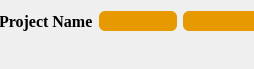
        <widget class="QWidget" name="scrollAreaWidgetContents">
         <property name="geometry">
          <rect>
           <x>0</x>
           <y>0</y>
           <width>254</width>
           <height>69</height>
          </rect>
         </property>
         <widget class="QWidget" name="horizontalLayoutWidget">
          <property name="geometry">
           <rect>
            <x>-1</x>
            <y>-1</y>
            <width>261</width>
            <height>45</height>
           </rect>
          </property>
          <layout class="QHBoxLayout" name="horizontalLayout">
           <item>
            <widget class="QLabel" name="ProjectName">
             <property name="palette">
              <palette>
               <active>
                <colorrole role="WindowText">
                 <brush brushstyle="SolidPattern">
                  <color alpha="255">
                   <red>0</red>
                   <green>0</green>
                   <blue>0</blue>
                  </color>
                 </brush>
                </colorrole>
                <colorrole role="Button">
                 <brush brushstyle="SolidPattern">
                  <color alpha="255">
                   <red>230</red>
                   <green>153</green>
                   <blue>0</blue>
                  </color>
                 </brush>
                </colorrole>
                <colorrole role="Text">
                 <brush brushstyle="SolidPattern">
                  <color alpha="255">
                   <red>0</red>
                   <green>0</green>
                   <blue>0</blue>
                  </color>
                 </brush>
                </colorrole>
                <colorrole role="ButtonText">
                 <brush brushstyle="SolidPattern">
                  <color alpha="255">
                   <red>0</red>
                   <green>0</green>
                   <blue>0</blue>
                  </color>
                 </brush>
                </colorrole>
                <colorrole role="Base">
                 <brush brushstyle="SolidPattern">
                  <color alpha="255">
                   <red>230</red>
                   <green>153</green>
                   <blue>0</blue>
                  </color>
                 </brush>
                </colorrole>
                <colorrole role="Window">
                 <brush brushstyle="SolidPattern">
                  <color alpha="255">
                   <red>230</red>
                   <green>153</green>
                   <blue>0</blue>
                  </color>
                 </brush>
                </colorrole>
               </active>
               <inactive>
                <colorrole role="WindowText">
                 <brush brushstyle="SolidPattern">
                  <color alpha="255">
                   <red>0</red>
                   <green>0</green>
                   <blue>0</blue>
                  </color>
                 </brush>
                </colorrole>
                <colorrole role="Button">
                 <brush brushstyle="SolidPattern">
                  <color alpha="255">
                   <red>230</red>
                   <green>153</green>
                   <blue>0</blue>
                  </color>
                 </brush>
                </colorrole>
                <colorrole role="Text">
                 <brush brushstyle="SolidPattern">
                  <color alpha="255">
                   <red>0</red>
                   <green>0</green>
                   <blue>0</blue>
                  </color>
                 </brush>
                </colorrole>
                <colorrole role="ButtonText">
                 <brush brushstyle="SolidPattern">
                  <color alpha="255">
                   <red>0</red>
                   <green>0</green>
                   <blue>0</blue>
                  </color>
                 </brush>
                </colorrole>
                <colorrole role="Base">
                 <brush brushstyle="SolidPattern">
                  <color alpha="255">
                   <red>230</red>
                   <green>153</green>
                   <blue>0</blue>
                  </color>
                 </brush>
                </colorrole>
                <colorrole role="Window">
                 <brush brushstyle="SolidPattern">
                  <color alpha="255">
                   <red>230</red>
                   <green>153</green>
                   <blue>0</blue>
                  </color>
                 </brush>
                </colorrole>
               </inactive>
               <disabled>
                <colorrole role="WindowText">
                 <brush brushstyle="SolidPattern">
                  <color alpha="255">
                   <red>0</red>
                   <green>0</green>
                   <blue>0</blue>
                  </color>
                 </brush>
                </colorrole>
                <colorrole role="Button">
                 <brush brushstyle="SolidPattern">
                  <color alpha="255">
                   <red>230</red>
                   <green>153</green>
                   <blue>0</blue>
                  </color>
                 </brush>
                </colorrole>
                <colorrole role="Text">
                 <brush brushstyle="SolidPattern">
                  <color alpha="255">
                   <red>0</red>
                   <green>0</green>
                   <blue>0</blue>
                  </color>
                 </brush>
                </colorrole>
                <colorrole role="ButtonText">
                 <brush brushstyle="SolidPattern">
                  <color alpha="255">
                   <red>0</red>
                   <green>0</green>
                   <blue>0</blue>
                  </color>
                 </brush>
                </colorrole>
                <colorrole role="Base">
                 <brush brushstyle="SolidPattern">
                  <color alpha="255">
                   <red>230</red>
                   <green>153</green>
                   <blue>0</blue>
                  </color>
                 </brush>
                </colorrole>
                <colorrole role="Window">
                 <brush brushstyle="SolidPattern">
                  <color alpha="255">
                   <red>230</red>
                   <green>153</green>
                   <blue>0</blue>
                  </color>
                 </brush>
                </colorrole>
               </disabled>
              </palette>
             </property>
             <property name="font">
              <font>
               <family>Times New Roman</family>
               <pointsize>12</pointsize>
               <weight>75</weight>
               <bold>true</bold>
              </font>
             </property>
             <property name="styleSheet">
              <string notr="true">QWidget{
	color : rgb(0, 0, 0)
}</string>
             </property>
             <property name="text">
              <string>Project Name</string>
             </property>
            </widget>
           </item>
           <item>
            <widget class="QPushButton" name="PlayButton">
             <property name="styleSheet">
              <string notr="true">QPushButton
{
    color: #b1b1b1;
    background-color:#e69900;
    border-width: 0px;
    border-color: #1e1e1e;
    border-style: solid;
    border-radius: 6;
    padding: 3px;
    font-size: 12px;
    padding-left: 5px;
    padding-right: 5px;
}

QPushButton:pressed
{
    background-color: rgb(130, 84, 0)
}</string>
             </property>
             <property name="text">
              <string/>
             </property>
             <property name="icon">
              <iconset resource="../ressources.qrc">
               <normaloff>:/Images/gamepad.png</normaloff>:/Images/gamepad.png</iconset>
             </property>
             <property name="iconSize">
              <size>
               <width>80</width>
               <height>35</height>
              </size>
             </property>
            </widget>
           </item>
           <item>
            <widget class="QPushButton" name="compileButton">
             <property name="styleSheet">
              <string notr="true">QPushButton
{
    color: #b1b1b1;
    background-color:#e69900;
    border-width: 0px;
    border-color: #1e1e1e;
    border-style: solid;
    border-radius: 6;
    padding: 3px;
    font-size: 12px;
    padding-left: 5px;
    padding-right: 5px;
}

QPushButton:pressed
{
    background-color: rgb(130, 84, 0)
}</string>
             </property>
             <property name="text">
              <string/>
             </property>
             <property name="icon">
              <iconset resource="../ressources.qrc">
               <normaloff>:/Images/compile.png</normaloff>:/Images/compile.png</iconset>
             </property>
             <property name="iconSize">
              <size>
               <width>32</width>
               <height>32</height>
              </size>
             </property>
            </widget>
           </item>
          </layout>
         </widget>
        </widget>
